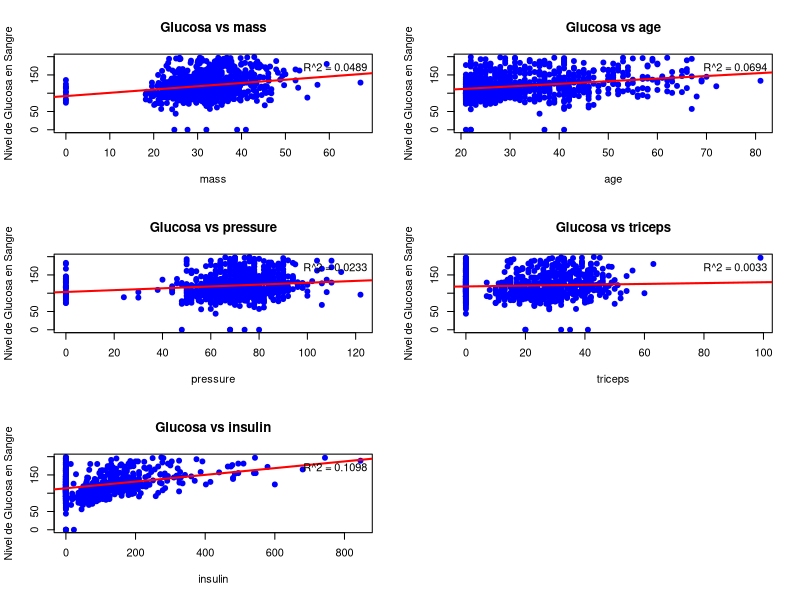

Reproduce this figure in R. (Note: this script raises an error after producing the figure.)
if (!requireNamespace("mlbench", quietly = TRUE))
  install.packages("mlbench")
library(mlbench)
data("PimaIndiansDiabetes")
head(PimaIndiansDiabetes)
# Carga de la base de datos, si no está ya cargada
# data(PimaIndiansDiabetes, package = "MASS")

# Selección de las cinco variables de interés
datos <- PimaIndiansDiabetes[, c("glucose", "mass", "age", "pressure", "triceps", "insulin")]

# Ajuste de un modelo de regresión lineal múltiple
modelo_mult <- lm(glucose ~ mass + age + pressure + triceps + insulin, data = datos)
summary(modelo_mult)

# Crear gráficos de dispersión para cada variable contra 'glucose' e incluir la línea de regresión
# Suponiendo que ya has cargado la base de datos PimaIndiansDiabetes y la has asignado a la variable datos.

# Generar un gráfico de dispersión para cada variable explicativa vs. glucosa
# y ajustar un modelo de regresión lineal simple

par(mfrow=c(3,2)) # Establecer un layout para mostrar múltiples gráficos

variables_explicativas <- c("mass", "age", "pressure", "triceps", "insulin")

for(variable in variables_explicativas) {
  # Ajustar el modelo lineal simple
  modelo <- lm(as.formula(paste("glucose ~", variable)), data = datos)
  
  # Crear el gráfico de dispersión
  plot(datos[[variable]], datos$glucose,
       main = paste("Glucosa vs", variable),
       xlab = variable, ylab = "Nivel de Glucosa en Sangre",
       pch = 19, col = "blue")
  
  # Añadir la línea de regresión
  abline(modelo, col = "red", lwd = 2)
  
  # Añadir el valor de R^2 al gráfico
  legend("topright", bty = "n", legend = paste("R^2 =", round(summary(modelo)$r.squared, digits = 4)))
}

# Restaurar el layout original
par(mfrow=c(1,1))


variables <- c("mass", "age", "pressure", "triceps", "insulin") # Ajusta esto a tus variables
combinaciones <- list()

# Genera todas las combinaciones posibles de las variables
for (i in 1:length(variables)) {
  combinaciones[[i]] <- combn(variables, i, simplify = FALSE)
}
combinaciones <- unlist(combinaciones, recursive = FALSE) # Aplana la lista

aic_values <- sapply(combinaciones, function(vars) {
  formula <- as.formula(paste("glucose ~", paste(vars, collapse = "+")))
  model <- lm(formula, data = datos)
  AIC(model)
})

best_model_index <- which.min(aic_values)
best_model_vars <- combinaciones[[best_model_index]]
best_model_formula <- as.formula(paste("glucose ~", paste(best_model_vars, collapse = "+")))

best_model <- lm(best_model_formula, data = datos)
summary(best_model)

# Instalar y cargar el paquete necesario si aún no está instalado
if (!require(MASS)) install.packages("MASS")
library(MASS)

# Inicializar el modelo con el intercepto (modelo base sin variables)
modelo_base <- lm(glucose ~ 1, data = datos)

# Definir las variables a considerar para la selección hacia adelante
variables <- c("mass", "age", "pressure", "triceps", "insulin")

# Inicializar el modelo forward con el modelo base
modelo_forward <- modelo_base
aic_forward <- AIC(modelo_forward)

# Ciclo para ir agregando variables una por una
for (var in variables) {
  # Crear un modelo temporal añadiendo la variable actual al modelo forward
  formula_temp <- as.formula(paste("glucose ~", paste(var, collapse = "+"), "+", paste(names(coef(modelo_forward))[-1], collapse = "+")))
  modelo_temp <- lm(formula_temp, data = datos)
  
  # Comparar el AIC del modelo temporal con el AIC del modelo forward
  aic_temp <- AIC(modelo_temp)
  if (aic_temp < aic_forward) {
    # Actualizar el modelo forward y su AIC si el modelo temporal es mejor
    modelo_forward <- modelo_temp
    aic_forward <- aic_temp
  }
}

# Al final del ciclo, modelo_forward contiene el mejor modelo encontrado
summary(modelo_forward)


backward_model <- lm(glucose ~ mass + age + pressure + triceps + insulin, data = datos)
variables <- colnames(datos[, c("mass", "age", "pressure", "triceps", "insulin")])

for (var in variables) {
  # Intenta eliminar cada variable del modelo actual y guarda el modelo temporal
  temp_model <- update(backward_model, formula = . ~ . - var)
  
  # Evalúa si el modelo mejora significativamente y actualiza el mejor modelo actual
  # Aquí puedes usar el criterio que prefieras, como el AIC, BIC o el p-value
  if (AIC(temp_model) < AIC(backward_model)) {
    backward_model <- temp_model
  }
}
summary(backward_model)

modelo_final <- lm(formula = glucose ~ mass + age + triceps + insulin, data = datos)
residuales_estandarizados <- rstandard(modelo_final)
residuales_studentizados <- rstudent(modelo_final)
# Gráfico de residuales estandarizados
plot(residuales_estandarizados, main="Residuales Estandarizados", ylab="Residuales Estandarizados", xlab="Número de Observación")
abline(h = c(-2, 2), col = "red")

# Gráfico de residuales studentizados
plot(residuales_studentizados, main="Residuales Studentizados", ylab="Residuales Studentizados", xlab="Número de Observación")
abline(h = c(-2, 2), col = "red")

outliers <- which(abs(residuales_studentizados) > 2)
datos[outliers, ]
